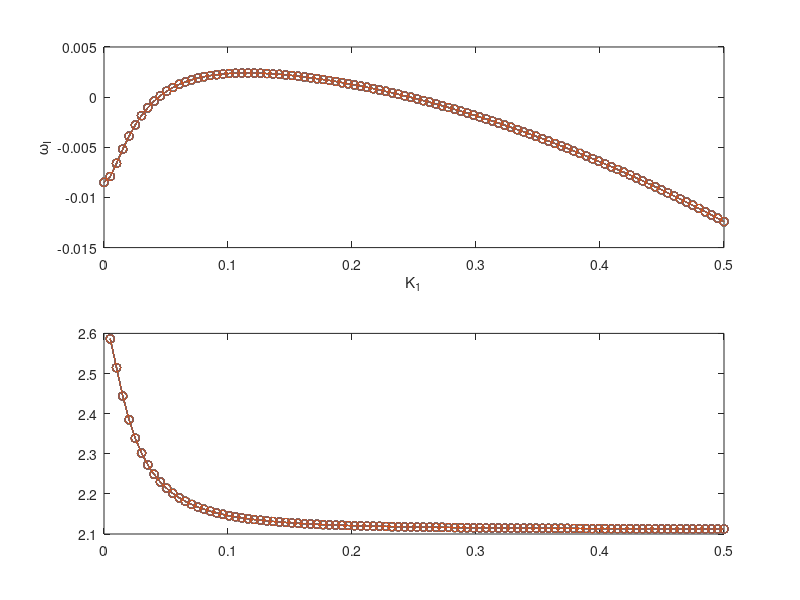

Source code (MATLAB):
clc
clear
% Origin input parameters
Fr=1.02;
Res=8.45;
Gam=0.05877;
A=300; %nondimension length by rint
sc1=deg2rad(20.9);
sc2=deg2rad(32.76);
sc=deg2rad(29); %倾角
charL=0.825e-3;
beta=0.136;
g=9.8;
C=5/4; %profile shape coeff.
    nu=(2/9)*(charL/beta)*sqrt(g)*(sin(sc)/sqrt(cos(sc)))*((tan(sc2)-tan(sc))/(tan(sc)-tan(sc1)));
    gammastar=(tan(sc2)-tan(sc))/(tan(sc)-tan(sc1));
    gamma=(beta/charL)*(g*cos(sc))^(1/2);

% Downstream info.
    us=(Fr*Res*nu*(g*cos(sc))^(1/2))^(1/2);
    hs=(Res/Fr)*nu/(g*cos(sc))^(1/2);
    
% Incoming flow char.
Rint=2.5e-2;
a=A*Rint; %real a
%q0=3.5e-7; %Q/2pi here determined by init Fr and Res from 'infty' downstream
q0=a*cos(sc)*hs*us;

%uint=2*q0/(rint^2); %only ref velocity
rint=hs;
uint=us;


%New nondimen Numbers
F0=uint/(g*rint*cos(sc))^(1/2);
R0=(uint*(rint)^(1/2))/nu;

Us=us/uint;
Hs=hs/rint;

    %eta=(tan(sc2)-tan(sc1))/gammastar;
    eta=tan(sc1)+(tan(sc2)-tan(sc1))/(1+gammastar);
    G=gammastar;
    Gamp=(G./((1+G).^2)).*(tan(sc2)-tan(sc1));
%     eta = Gamp;
% Eigenvalue sol.s
N1=100;
N2=100;
AA=linspace(0,0.5,N1);
% BB=linspace(-5,10,N2);
BB = linspace(0,0,N2);
for k=1:N2
    B=BB(k);
    x1=[];
    x2=[];
    x3=[];
    for j=1:N1
        Ak=AA(j);
        % Only for test

        L(1,1)=1i*Ak*Us+Us/A;
        L(1,2)=1i*Ak*Hs+Hs/A;
%         L(1,1)=1i*Ak*Us;
%         L(1,2)=1i*Ak*Hs;
        L(1,3)=1i*B*Hs/(A*cos(sc));
        L(2,1)=1i*Ak*(1/F0^2)-(3/2)*(Gamp/F0^2)/Hs;
        L(2,2)=1i*C*Ak*Us+2*Us/A+(Hs^(1/2))*(1/R0)*(Ak^2+(B/(A*cos(sc)))^2)+(Gamp/F0^2)/Us;
%         L(2,2)=1i*C*Ak*Us+(Hs^(1/2))*(1/R0)*(Ak^2+(B/(A*cos(sc)))^2)+(Gamp/F0^2)/Us;
        L(2,3)=1i*B*Us/(A*cos(sc));

        L(3,1)=1i*(B/F0^2)/(A*cos(sc));
%         L(3,1)=1i*(B/F0^2)/(A*cos(sc))-(3/2)*(Gamp/F0^2)/Hs;
        L(3,2)=0;
        L(3,3)=1i*Ak*Us+(Hs^(1/2))*(1/R0)*(Ak^2+(B/(A*cos(sc)))^2)+(eta/F0^2)/Us;
%         L(3,3)=1i*Ak*Us+(Hs^(1/2))*(1/R0)*(Ak^2+(B/(A*cos(sc)))^2)+(Gamp/F0^2)/Us; 

        RHS=1i.*eye(3);
        
        [V,D]=eig(L,RHS);
        RD=diag(D);
        
        WW(:,j)=RD;
        
    end
%end

% 获取矩阵的大小
[m, n] = size(WW);
% 
% 初始化排序后的复矩阵
SWW = zeros(m, n);
% 逐列排序
for col = 1:n
    % 提取当前列的虚部
    imag_parts = imag(WW(:, col));
    % 获取排序后的索引
    [~, sorted_indices] = sort(imag_parts);
    % 根据排序后的索引重新排列当前列
    SWW(:, col) = WW(sorted_indices, col);
end

%Draw
    for j=m:m
        subplot(2,1,1)
        plot(AA,imag(SWW(j,:)),'-o')
        hold on
        xlabel('K_1')
        ylabel('\omega_I')
        subplot(2,1,2)
        plot(AA(2:end),real(SWW(j,(2:end))./AA(2:end)),'-o')
        hold on
        %legend('N=41','N=61','N=81')
    %     plot(BBB.*rint,imag(SWW(j,:)),'-o')
    %     hold on
    end

    OneDre(k,:)=imag(SWW(m,:));
end

%     subplot(2,1,1)
%     surf(AA,BB*(1/(A*cos(sc))),OneDre)
%    
%     
%     subplot(2,1,2)
%     [Graph,c]=contour(AA,BB*(1/(A*cos(sc))),OneDre,[0,max(OneDre)]);
%     %[Graph,c]=contourf(AA,BB*(1/(A*cos(sc))),OneDre,[0,max(OneDre)],'EdgeColor','none');
%     shading interp
%     hold on
%     c.LineWidth = 1;
%     [Graphb,c]=contour(AA,BB*(1/(A*cos(sc))),OneDre,'LevelList',[0.0088 0.0092],'LineColor','black','LineWidth',1,'ShowText','on');
%     [Graphbb,cbb]=contour(AA,BB*(1/(A*cos(sc))),OneDre,'LevelList',[0.0080,0.0088],'LineColor','black','LineWidth',1,'ShowText','on');
%     [Graphbbb,cbbb]=contour(AA,BB*(1/(A*cos(sc))),OneDre,'LevelList',[0,0],'LineColor','black','LineWidth',1,'ShowText','on');
%     legendstr=['Res=',num2str(Res),'   ','Fr=',num2str(Fr)];
%     legend(legendstr)
%     xlabel('K_1')
%     ylabel('K_2')
%     colormap winter

    
    
%     [Graph,c]=contourf(CC(2:end),BB.*H,OneDre,[0,max(OneDre)],'EdgeColor','none');
%     shading interp
%     hold on
%     c.LineWidth = 1;
%     [Graphb,c]=contour(CC(2:end),BB.*H,OneDre,'LevelList',[0 1e-2],'LineColor','black','LineWidth',1,'ShowText','on');
%     [Graphbb,cbb]=contour(CC(2:end),BB.*H,OneDre,'LevelList',[0.013 0.014],'LineColor','black','LineWidth',1,'ShowText','on');
%     legendstr{i}=['Res=',num2str(Res),'   ','Fr=',num2str(Fr)];
%     legend(legendstr)
%     xlabel('\Omega')
%     ylabel('K_2')
%     title('1/X_2=',H)

